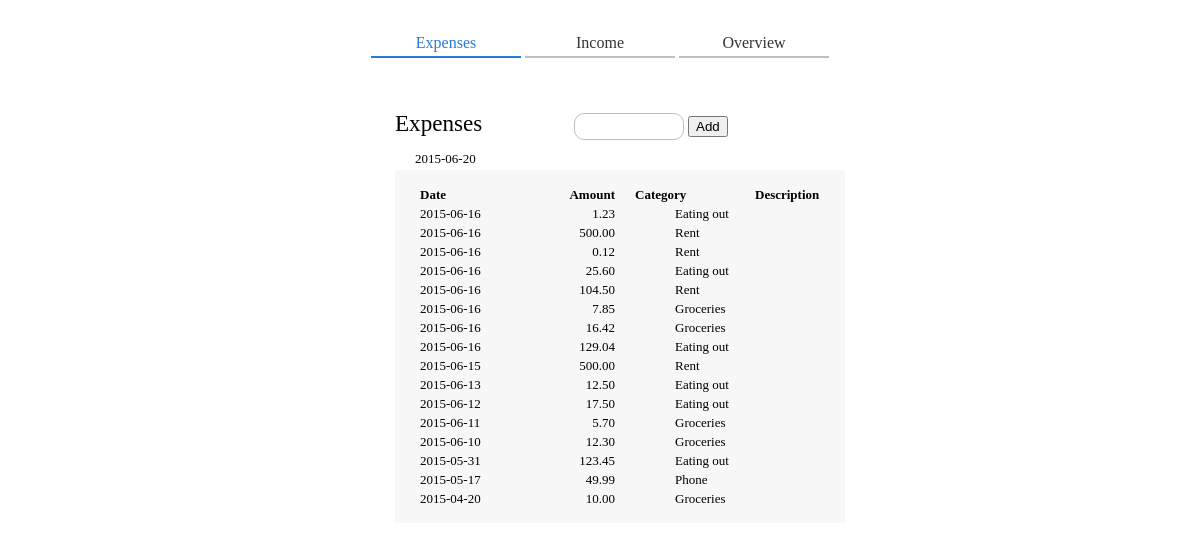
Page /expenses/ on the earlier database version.
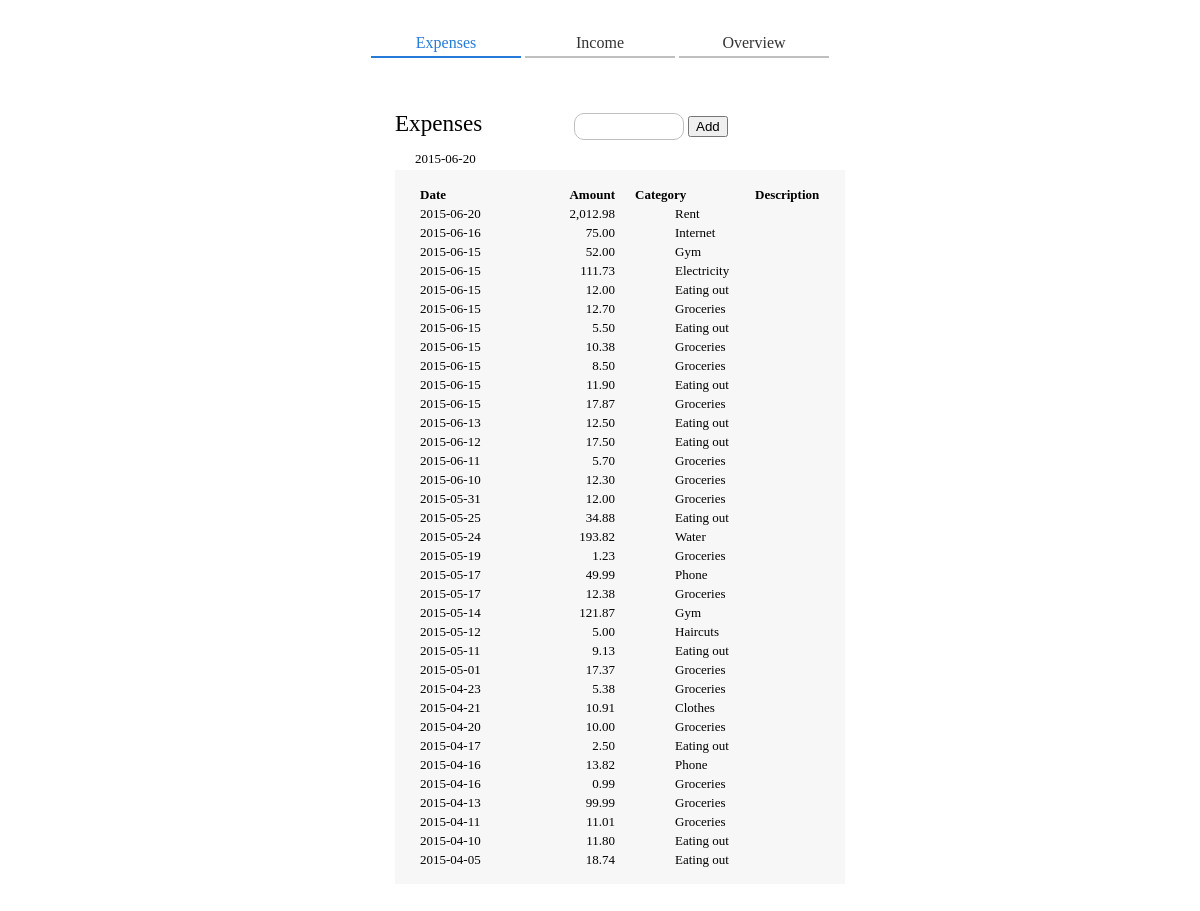
Same page on the later database version.
### models.py (models this page shows)
class ExpensesItem(Base):
  __tablename__ = 'expenses'
  id = Column(Integer, primary_key = True)
  date = Column(String(10), nullable = False)
  amount = Column(Integer, nullable = False)
  category_id = Column(Integer, ForeignKey('categories.id'))
  category = relationship(Category)
  description = Column(String(50))

class Category(Base):
  __tablename__ = 'categories'
  id = Column(Integer, primary_key = True)
  name = Column(String(30), nullable = False)

### views.py (the view)
@app.route('/')
@app.route('/expenses/', methods = ['GET','POST'])
def Expenses():
  now = datetime.now()
  start_date = (now - timedelta(days=90)).strftime('%Y-%m-%d')
  if request.method == 'POST':
    if request.form['command'] == 'delete':
      deleted_id = request.form['id']
      deletedItem = session.query(ExpensesItem).filter_by(id=deleted_id).one()
      session.delete(deletedItem)
      session.commit()
      print "Deleted row " + deleted_id
      allExpensesRows = session.query(ExpensesItem).join("category").order_by(desc("date")).all()
      add_date_object(allExpensesRows)
      allCategoryRows = session.query(Category).all()
      return render_template('expenses_table.html',
                             allExpensesRows = allExpensesRows,
                             allCategoryRows = allCategoryRows)
    elif request.form['command'] == 'insert':
      input_date = request.form['date']
      input_amount = request.form['amount']
      input_category = request.form['category']
      input_description = request.form['description']
      expenseItem = ExpensesItem(date = input_date,
                                 amount = input_amount,
                                 category_id = input_category,
                                 description = input_description)
      session.add(expenseItem)
      session.commit()
      print "Inserted row %s | %s | %s | %s" % (input_date,
                                                input_amount,
                                                input_category,
                                                input_description)
      allExpensesRows = session.query(ExpensesItem).join("category").order_by(desc("date")).all()
      add_date_object(allExpensesRows)
      allCategoryRows = session.query(Category).all()
      return render_template('expenses_table.html',
                              allExpensesRows = allExpensesRows,
                              allCategoryRows = allCategoryRows)
    elif request.form['command'] == 'update':
      input_id = request.form['id']
      input_field = request.form['field']
      input_value = request.form['value']
      row = session.query(ExpensesItem).filter_by(id=input_id).one()
      if input_field == 'date':
        row.date = input_value
      elif input_field == 'amount':
        row.amount = input_value
      elif input_field == 'category':
        row.category_id = input_value
      elif input_field == 'description':
        row.description = input_value
      session.commit()
      print "Updated row %s" % str(input_id)
      allExpensesRows = session.query(ExpensesItem).join("category").order_by(desc("date")).all()
      add_date_object(allExpensesRows)
      allCategoryRows = session.query(Category).all()
      return render_template('expenses_table.html',
                              allExpensesRows = allExpensesRows,
                              allCategoryRows = allCategoryRows)
  else:  # normal GET request
    allExpensesRows = session.query(ExpensesItem).join("category").filter(ExpensesItem.date >= start_date).order_by(desc("date")).all()
    add_date_object(allExpensesRows)
    allCategoryRows = session.query(Category).all()
    allShortcuts = session.query(Shortcut).all()
    return render_template('expenses.html',
                           allExpensesRows = allExpensesRows,
                           allCategoryRows = allCategoryRows,
                           allShortcuts = allShortcuts)

### views.py (called while the page is built)
def add_date_object(all_rows):
  for row in all_rows:
    row.date_obj = datetime.strptime(row.date, "%Y-%m-%d").date()
  return all_rows

@app.context_processor
def utility_processor():
  def format_money(amount):
    return format(float(amount)/100, ',.2f')
  return dict(format_money=format_money)

### templates/expenses.html (shortened to what this page needs)
<!DOCTYPE html>
<html lang="en">
<head>
  <link rel="stylesheet" type="text/css" href="{{ url_for('static',
    filename='reset.css') }}">
  <link rel="stylesheet" type="text/css" href="{{ url_for('static',
    filename='style.css') }}">
</head>
<body>
{% block content %}
  <div class="page-wrapper">
  <nav>
    <ul>
      <li class="active-link">Expenses</li>
      <a href="{{ url_for('Income') }}"><li>Income</li></a>
      <a href="{{ url_for('Overview') }}"><li>Overview</li></a>
    </ul>
  </nav>
  <div class="content">
  <h1 class="page-heading">Expenses</h1>
    <div class="input-box-container">
      <form id="input-form" method="post" action="">
        <input type="text" id="input-box" name="input" autofocus="true" maxlength="8">
        <input type="submit" value="Add">
      </form>
    </div>
    <div id="preview-box">
      <span id="date-preview"></span>
    </div>
    <div class="table-container">
      {% include "expenses_table.html" %}
    </div>
  </div>
  </div>
{% endblock %}
</body>
</html>

### templates/expenses_table.html (shortened to what this page needs)
      <table>
        <tr>
          <th>Date</th>
          <th class="amount">Amount</th>
          <th>Category</th>
          <th>Description</th>
        </tr>
      {% for row in allExpensesRows %}
        <tr>
          <td class="row date">{{row.date}}</td>
          <td class="row amount">{{format_money(row.amount)}}</td>
          <td class="row category">{{row.category.name}}</td>
          <td class="row delete"><a class="delete-link" name="{{ row.id }}">X</a></td>
        </tr>
      {% endfor %}
      </table>

### static/style.css (style rules this page uses)
*, *:before, *:after { -moz-box-sizing: border-box; -webkit-box-sizing: border-box; box-sizing: border-box; }
body { font: 13px "Open Sans" sans-serif; background-color: white; }
h1, h2, h3, h4, h5, h6 { font-weight: 300; margin-bottom: 0.5em; }
h1 { font-size: 23.11111px; }
h1.page-heading { display: inline-block; width: 170px; }
a { color: #267ad9; text-decoration: none; cursor: pointer; }
.active-link { color: #267ad9; border-color: #267ad9; }
.page-wrapper { padding: 30px 0 50px 0; margin: 0 auto; width: 600px; }
nav { margin-bottom: 50px; }
nav ul { text-align: center; }
nav ul li { display: inline-block; width: 150px; padding: 5px 0; background-color: white; border-bottom: 2px solid #bfbfbf; font: 13px "Open Sans" sans-serif; }
nav ul a li { color: #333; }
.content { width: 410px; margin: 0 auto; }
#preview-box { padding: 5px 20px; font-size: 13px; }
#date-preview { display: inline-block; width: 95px; }
table { border-collapse: collapse; }
table th { font-weight: bold; text-align: left; }
table th.amount { text-align: right; }
table tr td, table tr th { padding: 3px 10px; font-size: 13px; background: transparent; }
.table-container { background-color: #f7f7f7; padding: 15px 15px; width: 450px; }
td.category, th.category, td.source, th.source { padding-left: 50px; }
.row.date { width: 95px; }
.row.amount { width: 120px; text-align: right; }
.row.category, .row.source { width: 120px; }
.input-box-container { display: inline-block; padding: 5px; width: 200px; margin: 0 auto; }
#input-box { width: 110px; padding: 5px 10px; font: 17.33333px "Open Sans" sans-serif; border: 1px solid #bfbfbf; border-radius: 10px; }

Differences in the rows shown:
added ExpensesItem: date "2015-06-20", amount "2,012.98", category.name "Rent"
changed ExpensesItem: amount "16.42" → "75.00"; category.name "Groceries" → "Internet"; moves up the list
changed ExpensesItem (number 3 of 35 on the later page): date "2015-06-16" → "2015-06-15"; amount "1.23" → "52.00"; category.name "Eating out" → "Gym"
changed ExpensesItem: date "2015-06-16" → "2015-06-15"; amount "500.00" → "111.73"; category.name "Rent" → "Electricity"
added ExpensesItem: date "2015-06-15", amount "12.00", category.name "Eating out"
added ExpensesItem: date "2015-06-15", amount "12.70", category.name "Groceries"
added ExpensesItem: date "2015-06-15", amount "5.50", category.name "Eating out"
changed ExpensesItem (number 8 of 35 on the later page): date "2015-06-16" → "2015-06-15"; amount "0.12" → "10.38"; category.name "Rent" → "Groceries"
changed ExpensesItem (number 9 of 35 on the later page): date "2015-06-16" → "2015-06-15"; amount "25.60" → "8.50"; category.name "Eating out" → "Groceries"
changed ExpensesItem (number 10 of 35 on the later page): date "2015-06-16" → "2015-06-15"; amount "104.50" → "11.90"; category.name "Rent" → "Eating out"
changed ExpensesItem (number 11 of 35 on the later page): date "2015-06-16" → "2015-06-15"; amount "7.85" → "17.87"
added ExpensesItem: date "2015-05-31", amount "12.00", category.name "Groceries"
added ExpensesItem: date "2015-05-25", amount "34.88", category.name "Eating out"
added ExpensesItem: date "2015-05-24", amount "193.82", category.name "Water"
added ExpensesItem: date "2015-05-19", amount "1.23", category.name "Groceries"
changed ExpensesItem (number 20 of 35 on the later page): moves up the list
added ExpensesItem: date "2015-05-17", amount "12.38", category.name "Groceries"
changed ExpensesItem (number 22 of 35 on the later page): date "2015-05-31" → "2015-05-14"; amount "123.45" → "121.87"; category.name "Eating out" → "Gym"
changed ExpensesItem: date "2015-06-16" → "2015-05-12"; amount "129.04" → "5.00"; category.name "Eating out" → "Haircuts"; moves down the list
added ExpensesItem: date "2015-05-11", amount "9.13", category.name "Eating out"
changed ExpensesItem (number 25 of 35 on the later page): date "2015-06-15" → "2015-05-01"; amount "500.00" → "17.37"; category.name "Rent" → "Groceries"; moves down the list
added ExpensesItem: date "2015-04-23", amount "5.38", category.name "Groceries"
added ExpensesItem: date "2015-04-21", amount "10.91", category.name "Clothes"
added ExpensesItem: date "2015-04-17", amount "2.50", category.name "Eating out"
added ExpensesItem: date "2015-04-16", amount "13.82", category.name "Phone"
added ExpensesItem: date "2015-04-16", amount "0.99", category.name "Groceries"
added ExpensesItem: date "2015-04-13", amount "99.99", category.name "Groceries"
added ExpensesItem: date "2015-04-11", amount "11.01", category.name "Groceries"
added ExpensesItem: date "2015-04-10", amount "11.80", category.name "Eating out"
added ExpensesItem: date "2015-04-05", amount "18.74", category.name "Eating out"
